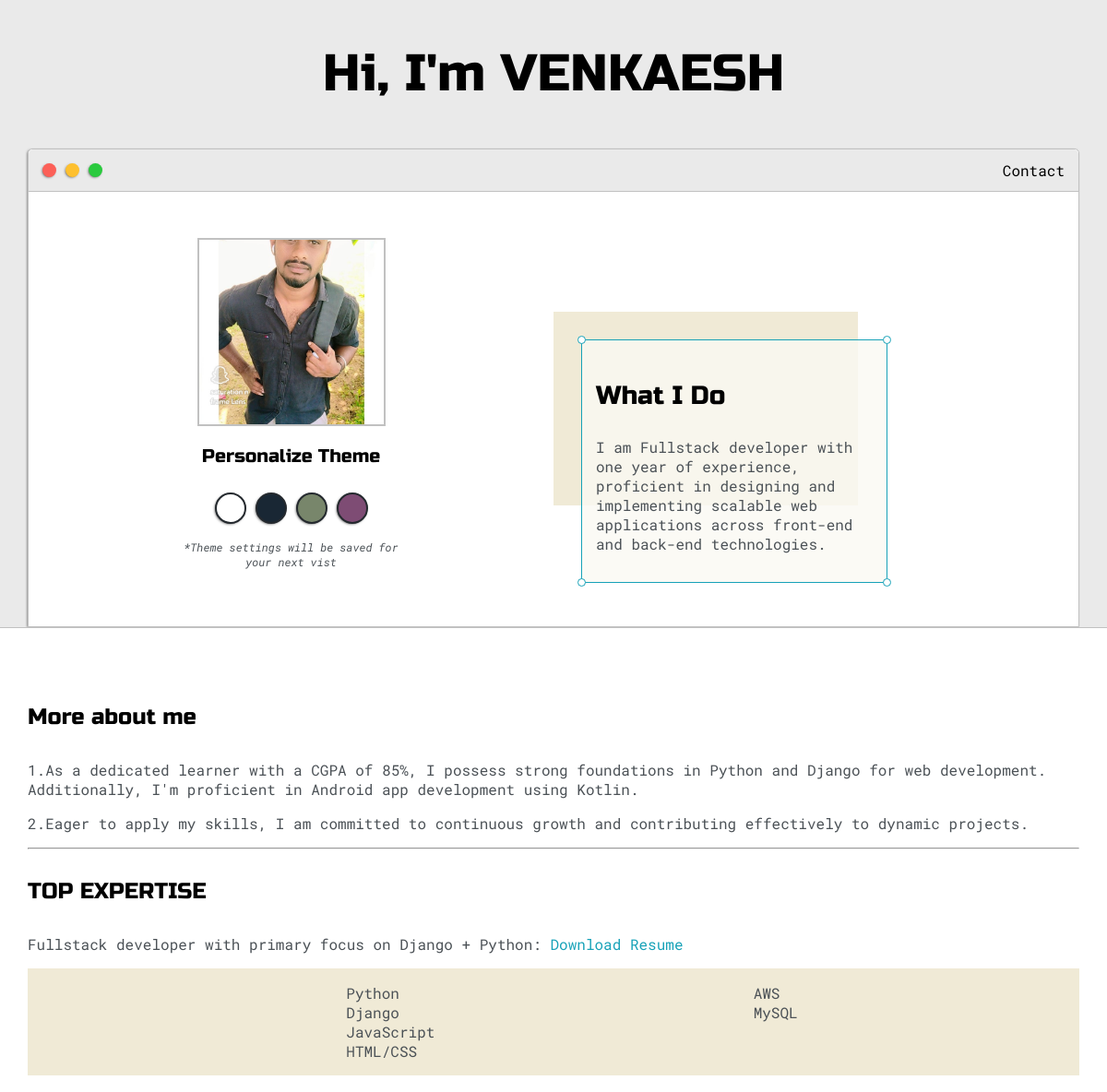
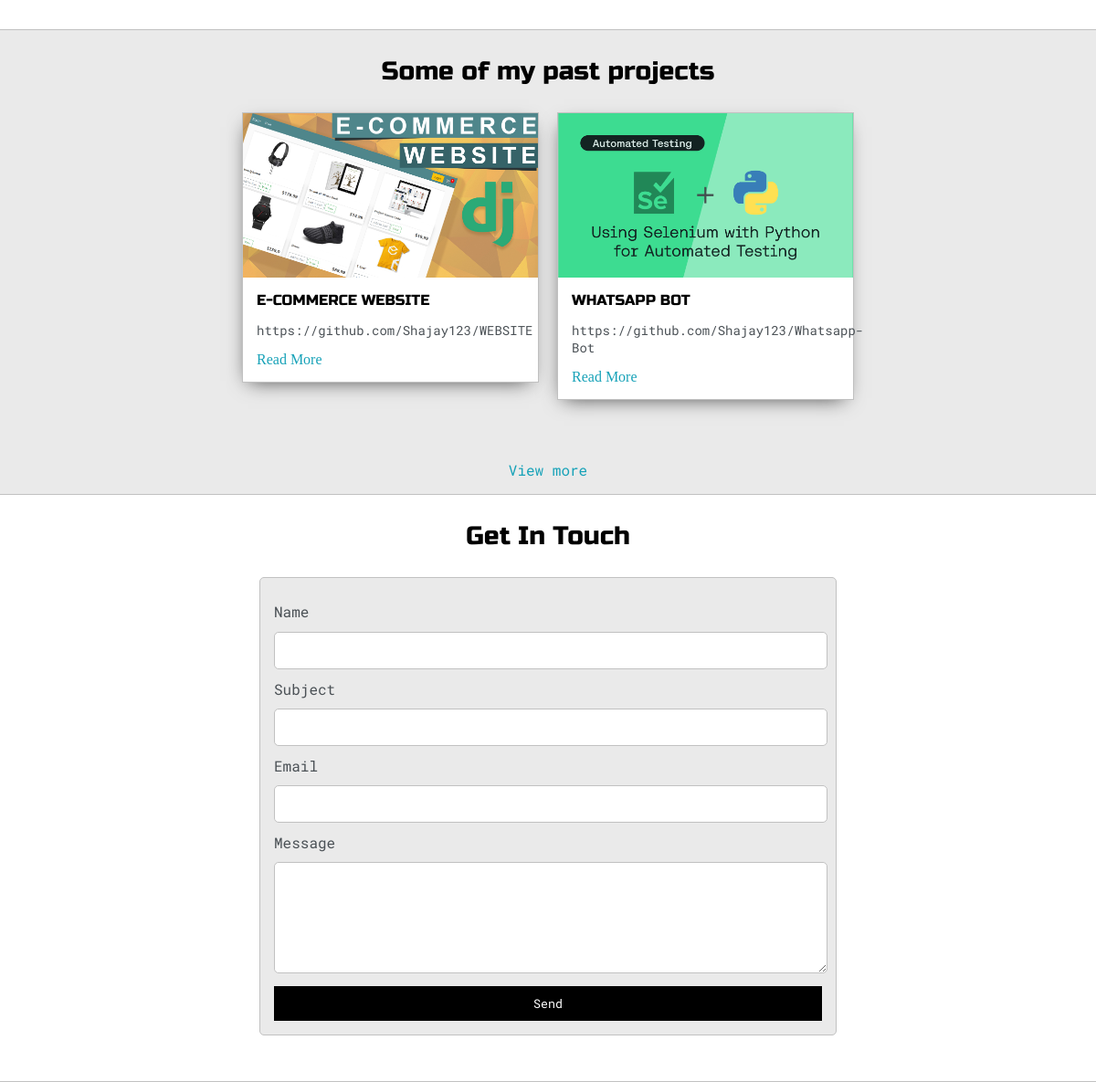
The page / on the database its author committed (2 pictures, top to bottom).
### app/models.py (models this page shows, shortened)
class Post(models.Model):
    headline = models.CharField(max_length=200)
    sub_headline = models.CharField(max_length=200, blank=True)
    thumbnail = models.ImageField(null = True,blank = True,upload_to ="images", default = "placeholder.png")
    body = RichTextUploadingField(blank=True)
    created = models.DateTimeField(auto_now_add=True)
    active = models.BooleanField(default=False)
    featured = models.BooleanField(default=False)
    tags = models.ManyToManyField(Tag, null=True)
    slug = models.SlugField(null = True , blank = True)

### app/views.py (the view)
# urls.py: path('', views.home, name="home"),
def home(request):
    posts = Post.objects.filter(active=True, featured=True)[0:3]
    context = {'posts': posts}
    return render(request, 'base/index.html', context)

### app/templates/base/index.html (shortened to what this page needs)
<!DOCTYPE html>
{% load static %}
<html>
<head>
	<link rel="stylesheet" type="text/css" href="{% static 'css/default.css'%}">
	<link id="theme-style" rel="stylesheet" type="text/css" href="">
</head>
<body>
	<section class="s1">
		<div class="main-container">
			<div class="greeting-wrapper">
				<h1>Hi, I'm VENKAESH</h1>
			</div>
			<div class="intro-wrapper">
				{% include 'base/navbar.html' %}
				<div class="left-column">
					<img id="profile_pic" src="{% static 'images/venka.jpg' %}">
					<h5 style="text-align: center;line-height: 0;">Personalize Theme</h5>
					<div id="theme-options-wrapper">
						<div data-mode="light" id="light-mode" class="theme-dot"></div>
						<div data-mode="blue" id="blue-mode" class="theme-dot"></div>
						<div data-mode="green" id="green-mode" class="theme-dot"></div>
						<div data-mode="purple" id="purple-mode" class="theme-dot"></div>
					</div>
					<p id="settings-note">*Theme settings will be saved for<br>your next vist</p>
				</div>
				<div class="right-column">
					<div id="preview-shadow">
						<div id="preview">
							<div id="corner-tl" class="corner"></div>
							<div id="corner-tr" class="corner"></div>
							<h3>What I Do</h3>
							<p>I am Fullstack developer with one year of experience, proficient in designing and implementing scalable web applications across front-end and back-end technologies.</p>
							<div id="corner-br" class="corner"></div>
							<div id="corner-bl" class="corner"></div>
						</div>
					</div>
				</div>
			</div>
		</div>
	</section>
	<section class="s2">
		<div class="main-container">
			<div class="about-wrapper">
				<div class="about-me">
					<h4>More about me</h4>
					<p>    1.As a dedicated learner with a CGPA of 85%, I possess strong foundations in Python and Django for web development. Additionally, I'm proficient in Android app development using Kotlin. </p>
					<p>    2.Eager to apply my skills, I am committed to continuous growth and contributing effectively to dynamic projects.</p>
					<hr>
					<h4>TOP EXPERTISE</h4>
					<p>Fullstack developer with primary focus on Django + Python: <a target="_blank" href="{% static 'resume.pdf' %}">Download Resume</a></p>
					<div id="skills">
						<ul>
							<li>Python</li>
							<li>Django</li>
							<li>JavaScript</li>
							<li>HTML/CSS</li>
						</ul>
						<ul>
							<li>AWS</li>
							<li>MySQL</li>
						</ul>
					</div>
				</div>
			</div>
		</div>
	</section>
	<section class="s1">
		<div class="main-container">
			<h3 style="text-align: center;">Some of my past projects</h3>
			<div class="post-wrapper">
				{% for post in posts %}
				<div>
					<div class="post">
						<img class="thumbnail" src="{{post.thumbnail.url}}">
						<div class="post-preview">
							<h6 class="post-title">{{post.headline}}</h6>
							<p class="post-intro">{{post.sub_headline}}</p>
							<a href="{% url 'post' post.slug %}">Read More</a>
						</div>
					</div>
				</div>
				{% endfor %}
			</div>
				<p align="center">
					<a href="{% url 'posts' %}">View more</a>
				</p>
		</div>
	</section>
	<section class="s2">
		<div class="main-container">
			<h3 style="text-align: center;">Get In Touch</h3>
			<form id="contact-form" method="POST" action="{% url 'send_email' %}">
				<label>Name</label>
				<input class="input-field" type="text" name="name">
				<label>Subject</label>
				<input class="input-field" type="text" name="subject">
				<label>Email</label>
				<input class="input-field" type="text" name="email">
				<label>Message</label>
				<textarea class="input-field" name="message"></textarea>
				<input id="submit-btn" type="submit" value="Send">
			</form>
		</div>
	</section>
</body>
</html>

### rows shown on the page
Post: thumbnail (picture), headline "E-COMMERCE WEBSITE", sub_headline "https://github.com/Shajay123/WEBSITE"
Post: thumbnail (picture), headline "WHATSAPP BOT", sub_headline "https://github.com/Shajay123/Whatsapp-Bot"
